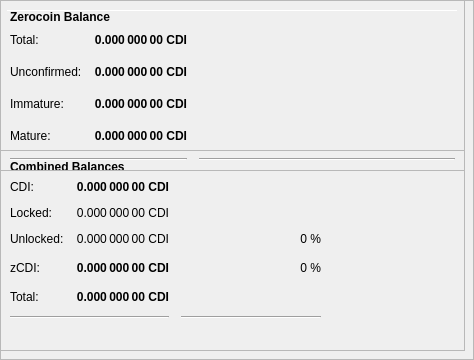
        <widget class="QFrame" name="frameObfuscation">
         <property name="minimumSize">
          <size>
           <width>0</width>
           <height>350</height>
          </size>
         </property>
         <property name="layoutDirection">
          <enum>Qt::LeftToRight</enum>
         </property>
         <property name="frameShape">
          <enum>QFrame::StyledPanel</enum>
         </property>
         <property name="frameShadow">
          <enum>QFrame::Raised</enum>
         </property>
         <widget class="QPushButton" name="runAutoDenom">
          <property name="geometry">
           <rect>
            <x>251</x>
            <y>17</y>
            <width>1</width>
            <height>1</height>
           </rect>
          </property>
          <property name="palette">
           <palette>
            <active>
             <colorrole role="WindowText">
              <brush brushstyle="SolidPattern">
               <color alpha="255">
                <red>0</red>
                <green>0</green>
                <blue>0</blue>
               </color>
              </brush>
             </colorrole>
             <colorrole role="Button">
              <brush brushstyle="SolidPattern">
               <color alpha="255">
                <red>239</red>
                <green>238</green>
                <blue>238</blue>
               </color>
              </brush>
             </colorrole>
             <colorrole role="Light">
              <brush brushstyle="SolidPattern">
               <color alpha="255">
                <red>255</red>
                <green>255</green>
                <blue>255</blue>
               </color>
              </brush>
             </colorrole>
             <colorrole role="Midlight">
              <brush brushstyle="SolidPattern">
               <color alpha="255">
                <red>247</red>
                <green>246</green>
                <blue>246</blue>
               </color>
              </brush>
             </colorrole>
             <colorrole role="Dark">
              <brush brushstyle="SolidPattern">
               <color alpha="255">
                <red>119</red>
                <green>119</green>
                <blue>119</blue>
               </color>
              </brush>
             </colorrole>
             <colorrole role="Mid">
              <brush brushstyle="SolidPattern">
               <color alpha="255">
                <red>159</red>
                <green>159</green>
                <blue>159</blue>
               </color>
              </brush>
             </colorrole>
             <colorrole role="Text">
              <brush brushstyle="SolidPattern">
               <color alpha="255">
                <red>0</red>
                <green>0</green>
                <blue>0</blue>
               </color>
              </brush>
             </colorrole>
             <colorrole role="BrightText">
              <brush brushstyle="SolidPattern">
               <color alpha="255">
                <red>255</red>
                <green>255</green>
                <blue>255</blue>
               </color>
              </brush>
             </colorrole>
             <colorrole role="ButtonText">
              <brush brushstyle="SolidPattern">
               <color alpha="255">
                <red>0</red>
                <green>0</green>
                <blue>0</blue>
               </color>
              </brush>
             </colorrole>
             <colorrole role="Base">
              <brush brushstyle="SolidPattern">
               <color alpha="255">
                <red>255</red>
                <green>255</green>
                <blue>255</blue>
               </color>
              </brush>
             </colorrole>
             <colorrole role="Window">
              <brush brushstyle="SolidPattern">
               <color alpha="255">
                <red>239</red>
                <green>238</green>
                <blue>238</blue>
               </color>
              </brush>
             </colorrole>
             <colorrole role="Shadow">
              <brush brushstyle="SolidPattern">
               <color alpha="255">
                <red>0</red>
                <green>0</green>
                <blue>0</blue>
               </color>
              </brush>
             </colorrole>
             <colorrole role="AlternateBase">
              <brush brushstyle="SolidPattern">
               <color alpha="255">
                <red>247</red>
                <green>246</green>
                <blue>246</blue>
               </color>
              </brush>
             </colorrole>
             <colorrole role="ToolTipBase">
              <brush brushstyle="SolidPattern">
               <color alpha="255">
                <red>255</red>
                <green>255</green>
                <blue>220</blue>
               </color>
              </brush>
             </colorrole>
             <colorrole role="ToolTipText">
              <brush brushstyle="SolidPattern">
               <color alpha="255">
                <red>0</red>
                <green>0</green>
                <blue>0</blue>
               </color>
              </brush>
             </colorrole>
            </active>
            <inactive>
             <colorrole role="WindowText">
              <brush brushstyle="SolidPattern">
               <color alpha="255">
                <red>0</red>
                <green>0</green>
                <blue>0</blue>
               </color>
              </brush>
             </colorrole>
             <colorrole role="Button">
              <brush brushstyle="SolidPattern">
               <color alpha="255">
                <red>239</red>
                <green>238</green>
                <blue>238</blue>
               </color>
              </brush>
             </colorrole>
             <colorrole role="Light">
              <brush brushstyle="SolidPattern">
               <color alpha="255">
                <red>255</red>
                <green>255</green>
                <blue>255</blue>
               </color>
              </brush>
             </colorrole>
             <colorrole role="Midlight">
              <brush brushstyle="SolidPattern">
               <color alpha="255">
                <red>247</red>
                <green>246</green>
                <blue>246</blue>
               </color>
              </brush>
             </colorrole>
             <colorrole role="Dark">
              <brush brushstyle="SolidPattern">
               <color alpha="255">
                <red>119</red>
                <green>119</green>
                <blue>119</blue>
               </color>
              </brush>
             </colorrole>
             <colorrole role="Mid">
              <brush brushstyle="SolidPattern">
               <color alpha="255">
                <red>159</red>
                <green>159</green>
                <blue>159</blue>
               </color>
              </brush>
             </colorrole>
             <colorrole role="Text">
              <brush brushstyle="SolidPattern">
               <color alpha="255">
                <red>0</red>
                <green>0</green>
                <blue>0</blue>
               </color>
              </brush>
             </colorrole>
             <colorrole role="BrightText">
              <brush brushstyle="SolidPattern">
               <color alpha="255">
                <red>255</red>
                <green>255</green>
                <blue>255</blue>
               </color>
              </brush>
             </colorrole>
             <colorrole role="ButtonText">
              <brush brushstyle="SolidPattern">
               <color alpha="255">
                <red>0</red>
                <green>0</green>
                <blue>0</blue>
               </color>
              </brush>
             </colorrole>
             <colorrole role="Base">
              <brush brushstyle="SolidPattern">
               <color alpha="255">
                <red>255</red>
                <green>255</green>
                <blue>255</blue>
               </color>
              </brush>
             </colorrole>
             <colorrole role="Window">
              <brush brushstyle="SolidPattern">
               <color alpha="255">
                <red>239</red>
                <green>238</green>
                <blue>238</blue>
               </color>
              </brush>
             </colorrole>
             <colorrole role="Shadow">
              <brush brushstyle="SolidPattern">
               <color alpha="255">
                <red>0</red>
                <green>0</green>
                <blue>0</blue>
               </color>
              </brush>
             </colorrole>
             <colorrole role="AlternateBase">
              <brush brushstyle="SolidPattern">
               <color alpha="255">
                <red>247</red>
                <green>246</green>
                <blue>246</blue>
               </color>
              </brush>
             </colorrole>
             <colorrole role="ToolTipBase">
              <brush brushstyle="SolidPattern">
               <color alpha="255">
                <red>255</red>
                <green>255</green>
                <blue>220</blue>
               </color>
              </brush>
             </colorrole>
             <colorrole role="ToolTipText">
              <brush brushstyle="SolidPattern">
               <color alpha="255">
                <red>0</red>
                <green>0</green>
                <blue>0</blue>
               </color>
              </brush>
             </colorrole>
            </inactive>
            <disabled>
             <colorrole role="WindowText">
              <brush brushstyle="SolidPattern">
               <color alpha="255">
                <red>119</red>
                <green>119</green>
                <blue>119</blue>
               </color>
              </brush>
             </colorrole>
             <colorrole role="Button">
              <brush brushstyle="SolidPattern">
               <color alpha="255">
                <red>239</red>
                <green>238</green>
                <blue>238</blue>
               </color>
              </brush>
             </colorrole>
             <colorrole role="Light">
              <brush brushstyle="SolidPattern">
               <color alpha="255">
                <red>255</red>
                <green>255</green>
                <blue>255</blue>
               </color>
              </brush>
             </colorrole>
             <colorrole role="Midlight">
              <brush brushstyle="SolidPattern">
               <color alpha="255">
                <red>247</red>
                <green>246</green>
                <blue>246</blue>
               </color>
              </brush>
             </colorrole>
             <colorrole role="Dark">
              <brush brushstyle="SolidPattern">
               <color alpha="255">
                <red>119</red>
                <green>119</green>
                <blue>119</blue>
               </color>
              </brush>
             </colorrole>
             <colorrole role="Mid">
              <brush brushstyle="SolidPattern">
               <color alpha="255">
                <red>159</red>
                <green>159</green>
                <blue>159</blue>
               </color>
              </brush>
             </colorrole>
             <colorrole role="Text">
              <brush brushstyle="SolidPattern">
               <color alpha="255">
                <red>119</red>
                <green>119</green>
                <blue>119</blue>
               </color>
              </brush>
             </colorrole>
             <colorrole role="BrightText">
              <brush brushstyle="SolidPattern">
               <color alpha="255">
                <red>255</red>
                <green>255</green>
                <blue>255</blue>
               </color>
              </brush>
             </colorrole>
             <colorrole role="ButtonText">
              <brush brushstyle="SolidPattern">
               <color alpha="255">
                <red>119</red>
                <green>119</green>
                <blue>119</blue>
               </color>
              </brush>
             </colorrole>
             <colorrole role="Base">
              <brush brushstyle="SolidPattern">
               <color alpha="255">
                <red>239</red>
                <green>238</green>
                <blue>238</blue>
               </color>
              </brush>
             </colorrole>
             <colorrole role="Window">
              <brush brushstyle="SolidPattern">
               <color alpha="255">
                <red>239</red>
                <green>238</green>
                <blue>238</blue>
               </color>
              </brush>
             </colorrole>
             <colorrole role="Shadow">
              <brush brushstyle="SolidPattern">
               <color alpha="255">
                <red>0</red>
                <green>0</green>
                <blue>0</blue>
               </color>
              </brush>
             </colorrole>
             <colorrole role="AlternateBase">
              <brush brushstyle="SolidPattern">
               <color alpha="255">
                <red>239</red>
                <green>238</green>
                <blue>238</blue>
               </color>
              </brush>
             </colorrole>
             <colorrole role="ToolTipBase">
              <brush brushstyle="SolidPattern">
               <color alpha="255">
                <red>255</red>
                <green>255</green>
                <blue>220</blue>
               </color>
              </brush>
             </colorrole>
             <colorrole role="ToolTipText">
              <brush brushstyle="SolidPattern">
               <color alpha="255">
                <red>0</red>
                <green>0</green>
                <blue>0</blue>
               </color>
              </brush>
             </colorrole>
            </disabled>
           </palette>
          </property>
          <property name="focusPolicy">
           <enum>Qt::NoFocus</enum>
          </property>
          <property name="autoFillBackground">
           <bool>true</bool>
          </property>
          <property name="text">
           <string/>
          </property>
          <property name="flat">
           <bool>true</bool>
          </property>
         </widget>
         <widget class="Line" name="line">
          <property name="geometry">
           <rect>
            <x>7</x>
            <y>10</y>
            <width>451</width>
            <height>1</height>
           </rect>
          </property>
          <property name="orientation">
           <enum>Qt::Horizontal</enum>
          </property>
         </widget>
         <widget class="QFrame" name="frame_3">
          <property name="geometry">
           <rect>
            <x>0</x>
            <y>150</y>
            <width>465</width>
            <height>201</height>
           </rect>
          </property>
          <property name="frameShape">
           <enum>QFrame::StyledPanel</enum>
          </property>
          <property name="frameShadow">
           <enum>QFrame::Raised</enum>
          </property>
          <layout class="QVBoxLayout" name="verticalLayout_5">
           <item>
            <layout class="QHBoxLayout" name="horizontalLayout_5" stretch="0">
             <item>
              <widget class="QLabel" name="label_5z">
               <property name="maximumSize">
                <size>
                 <width>16777215</width>
                 <height>20</height>
                </size>
               </property>
               <property name="font">
                <font>
                 <weight>75</weight>
                 <bold>true</bold>
                </font>
               </property>
               <property name="toolTip">
                <string>Combined Balances (including unconfirmed and immature coins)</string>
               </property>
               <property name="text">
                <string>&lt;html&gt;&lt;head/&gt;&lt;body&gt;&lt;p&gt;Combined Balances&lt;/p&gt;&lt;/body&gt;&lt;/html&gt;</string>
               </property>
              </widget>
             </item>
            </layout>
           </item>
           <item>
            <layout class="QGridLayout" name="gridLayout_3">
             <property name="spacing">
              <number>12</number>
             </property>
             <item row="7" column="0" colspan="2">
              <widget class="Line" name="lineSpendableBalance_3">
               <property name="orientation">
                <enum>Qt::Horizontal</enum>
               </property>
              </widget>
             </item>
             <item row="7" column="2">
              <widget class="Line" name="lineWatchBalance_3">
               <property name="sizePolicy">
                <sizepolicy hsizetype="Preferred" vsizetype="Fixed">
                 <horstretch>0</horstretch>
                 <verstretch>0</verstretch>
                </sizepolicy>
               </property>
               <property name="minimumSize">
                <size>
                 <width>140</width>
                 <height>0</height>
                </size>
               </property>
               <property name="orientation">
                <enum>Qt::Horizontal</enum>
               </property>
              </widget>
             </item>
             <item row="4" column="1">
              <widget class="QLabel" name="labelzBalancez">
               <property name="font">
                <font>
                 <weight>75</weight>
                 <bold>true</bold>
                </font>
               </property>
               <property name="cursor">
                <cursorShape>IBeamCursor</cursorShape>
               </property>
               <property name="toolTip">
                <string>Total of transactions that have yet to be confirmed, and do not yet count toward the spendable balance</string>
               </property>
               <property name="text">
                <string notr="true">0.000 000 00 CDI</string>
               </property>
               <property name="alignment">
                <set>Qt::AlignRight|Qt::AlignTrailing|Qt::AlignVCenter</set>
               </property>
               <property name="textInteractionFlags">
                <set>Qt::LinksAccessibleByMouse|Qt::TextSelectableByKeyboard|Qt::TextSelectableByMouse</set>
               </property>
              </widget>
             </item>
             <item row="6" column="1">
              <widget class="QLabel" name="labelTotalz">
               <property name="font">
                <font>
                 <weight>75</weight>
                 <bold>true</bold>
                </font>
               </property>
               <property name="cursor">
                <cursorShape>IBeamCursor</cursorShape>
               </property>
               <property name="toolTip">
                <string>Total Balance, including unconfirmed and immature coins.</string>
               </property>
               <property name="text">
                <string notr="true">0.000 000 00 CDI</string>
               </property>
               <property name="alignment">
                <set>Qt::AlignRight|Qt::AlignTrailing|Qt::AlignVCenter</set>
               </property>
               <property name="textInteractionFlags">
                <set>Qt::LinksAccessibleByMouse|Qt::TextSelectableByKeyboard|Qt::TextSelectableByMouse</set>
               </property>
              </widget>
             </item>
             <item row="4" column="3">
              <spacer name="horizontalSpacer_6">
               <property name="orientation">
                <enum>Qt::Horizontal</enum>
               </property>
               <property name="sizeHint" stdset="0">
                <size>
                 <width>40</width>
                 <height>20</height>
                </size>
               </property>
              </spacer>
             </item>
             <item row="6" column="0">
              <widget class="QLabel" name="labelTotalTextz">
               <property name="text">
                <string>Total:</string>
               </property>
              </widget>
             </item>
             <item row="1" column="0">
              <widget class="QLabel" name="labelBalanceTextz">
               <property name="text">
                <string>CDI:</string>
               </property>
              </widget>
             </item>
             <item row="1" column="1">
              <widget class="QLabel" name="labelBalancez">
               <property name="font">
                <font>
                 <weight>75</weight>
                 <bold>true</bold>
                </font>
               </property>
               <property name="cursor">
                <cursorShape>IBeamCursor</cursorShape>
               </property>
               <property name="toolTip">
                <string>Your current spendable balance</string>
               </property>
               <property name="text">
                <string notr="true">0.000 000 00 CDI</string>
               </property>
               <property name="alignment">
                <set>Qt::AlignRight|Qt::AlignTrailing|Qt::AlignVCenter</set>
               </property>
               <property name="textInteractionFlags">
                <set>Qt::LinksAccessibleByMouse|Qt::TextSelectableByKeyboard|Qt::TextSelectableByMouse</set>
               </property>
              </widget>
             </item>
             <item row="4" column="0">
              <widget class="QLabel" name="labelzBalanceTextz">
               <property name="toolTip">
                <string/>
               </property>
               <property name="text">
                <string>zCDI:</string>
               </property>
              </widget>
             </item>
             <item row="4" column="2">
              <widget class="QLabel" name="labelzCDIPercent">
               <property name="toolTip">
                <string>Current percentage of zCDI.
If AutoMint is enabled this percentage will settle around the configured AutoMint percentage (default = 10%)</string>
               </property>
               <property name="text">
                <string>0 %</string>
               </property>
               <property name="alignment">
                <set>Qt::AlignRight|Qt::AlignTrailing|Qt::AlignVCenter</set>
               </property>
              </widget>
             </item>
             <item row="6" column="2">
              <widget class="QLabel" name="label100Percent">
               <property name="text">
                <string/>
               </property>
               <property name="alignment">
                <set>Qt::AlignRight|Qt::AlignTrailing|Qt::AlignVCenter</set>
               </property>
              </widget>
             </item>
             <item row="2" column="1">
              <widget class="QLabel" name="labelLockedBalance">
               <property name="toolTip">
                <string>Locked CDI or Masternode collaterals. These are excluded from zCDI minting.</string>
               </property>
               <property name="text">
                <string>0.000 000 00 CDI</string>
               </property>
               <property name="alignment">
                <set>Qt::AlignRight|Qt::AlignTrailing|Qt::AlignVCenter</set>
               </property>
              </widget>
             </item>
             <item row="2" column="0">
              <widget class="QLabel" name="labelLockedBalanceText">
               <property name="toolTip">
                <string>Locked CDI or Masternode collaterals. These are excluded from zCDI minting.</string>
               </property>
               <property name="text">
                <string>Locked:</string>
               </property>
              </widget>
             </item>
             <item row="3" column="0">
              <widget class="QLabel" name="labelUnLockedBalanceText">
               <property name="toolTip">
                <string>Unlocked CDIs. These can be used for zCDI minting.</string>
               </property>
               <property name="text">
                <string>Unlocked:</string>
               </property>
              </widget>
             </item>
             <item row="3" column="1">
              <widget class="QLabel" name="labelUnLockedBalance">
               <property name="toolTip">
                <string>Unlocked CDIs. These can be used for zCDI minting.</string>
               </property>
               <property name="text">
                <string>0.000 000 00 CDI</string>
               </property>
               <property name="alignment">
                <set>Qt::AlignRight|Qt::AlignTrailing|Qt::AlignVCenter</set>
               </property>
              </widget>
             </item>
             <item row="3" column="2">
              <widget class="QLabel" name="labelCDIPercent">
               <property name="text">
                <string>0 %</string>
               </property>
               <property name="alignment">
                <set>Qt::AlignRight|Qt::AlignTrailing|Qt::AlignVCenter</set>
               </property>
              </widget>
             </item>
            </layout>
           </item>
           <item>
            <spacer name="verticalSpacer">
             <property name="orientation">
              <enum>Qt::Vertical</enum>
             </property>
             <property name="sizeHint" stdset="0">
              <size>
               <width>20</width>
               <height>40</height>
              </size>
             </property>
            </spacer>
           </item>
          </layout>
         </widget>
         <widget class="QFrame" name="frame_4">
          <property name="geometry">
           <rect>
            <x>0</x>
            <y>0</y>
            <width>465</width>
            <height>171</height>
           </rect>
          </property>
          <property name="frameShape">
           <enum>QFrame::StyledPanel</enum>
          </property>
          <property name="frameShadow">
           <enum>QFrame::Raised</enum>
          </property>
          <layout class="QVBoxLayout" name="verticalLayout_7">
           <item>
            <layout class="QHBoxLayout" name="horizontalLayout_8" stretch="0">
             <item>
              <widget class="QLabel" name="label_5z_3">
               <property name="maximumSize">
                <size>
                 <width>16777215</width>
                 <height>20</height>
                </size>
               </property>
               <property name="font">
                <font>
                 <weight>75</weight>
                 <bold>true</bold>
                </font>
               </property>
               <property name="text">
                <string>Zerocoin Balance</string>
               </property>
              </widget>
             </item>
            </layout>
           </item>
           <item>
            <layout class="QGridLayout" name="gridLayout_5">
             <property name="spacing">
              <number>12</number>
             </property>
             <item row="4" column="0">
              <widget class="QLabel" name="labelzBalanceMatureText">
               <property name="toolTip">
                <string>Mature: more than 20 confirmation and more than 3 mints of the same denomination after it was minted.
These zCDI are spendable.</string>
               </property>
               <property name="text">
                <string>Mature:</string>
               </property>
              </widget>
             </item>
             <item row="5" column="0" colspan="2">
              <widget class="Line" name="lineSpendableBalance_5">
               <property name="orientation">
                <enum>Qt::Horizontal</enum>
               </property>
              </widget>
             </item>
             <item row="1" column="1">
              <widget class="QLabel" name="labelzBalance">
               <property name="font">
                <font>
                 <weight>75</weight>
                 <bold>true</bold>
                </font>
               </property>
               <property name="cursor">
                <cursorShape>IBeamCursor</cursorShape>
               </property>
               <property name="toolTip">
                <string>All available zCDI, unconfirmed and immature zCDI included.</string>
               </property>
               <property name="text">
                <string notr="true">0.000 000 00 CDI</string>
               </property>
               <property name="alignment">
                <set>Qt::AlignRight|Qt::AlignTrailing|Qt::AlignVCenter</set>
               </property>
               <property name="textInteractionFlags">
                <set>Qt::LinksAccessibleByMouse|Qt::TextSelectableByKeyboard|Qt::TextSelectableByMouse</set>
               </property>
              </widget>
             </item>
             <item row="5" column="2">
              <widget class="Line" name="lineWatchBalance_5">
               <property name="sizePolicy">
                <sizepolicy hsizetype="Preferred" vsizetype="Fixed">
                 <horstretch>0</horstretch>
                 <verstretch>0</verstretch>
                </sizepolicy>
               </property>
               <property name="minimumSize">
                <size>
                 <width>140</width>
                 <height>0</height>
                </size>
               </property>
               <property name="orientation">
                <enum>Qt::Horizontal</enum>
               </property>
              </widget>
             </item>
             <item row="1" column="0">
              <widget class="QLabel" name="labelzBalanceText">
               <property name="toolTip">
                <string>All available zCDI, unconfirmed and immature zCDI included.</string>
               </property>
               <property name="text">
                <string>Total:</string>
               </property>
              </widget>
             </item>
             <item row="1" column="2">
              <spacer name="horizontalSpacer_8">
               <property name="orientation">
                <enum>Qt::Horizontal</enum>
               </property>
               <property name="sizeHint" stdset="0">
                <size>
                 <width>40</width>
                 <height>20</height>
                </size>
               </property>
              </spacer>
             </item>
             <item row="4" column="2">
              <spacer name="horizontalSpacer_4">
               <property name="orientation">
                <enum>Qt::Horizontal</enum>
               </property>
               <property name="sizeHint" stdset="0">
                <size>
                 <width>40</width>
                 <height>20</height>
                </size>
               </property>
              </spacer>
             </item>
             <item row="4" column="1">
              <widget class="QLabel" name="labelzBalanceMature">
               <property name="font">
                <font>
                 <weight>75</weight>
                 <bold>true</bold>
                </font>
               </property>
               <property name="toolTip">
                <string>Mature: more than 20 confirmation and more than 3 mints of the same denomination after it was minted.
These zCDI are spendable.</string>
               </property>
               <property name="text">
                <string>0.000 000 00 CDI</string>
               </property>
               <property name="alignment">
                <set>Qt::AlignRight|Qt::AlignTrailing|Qt::AlignVCenter</set>
               </property>
              </widget>
             </item>
             <item row="2" column="0">
              <widget class="QLabel" name="labelzBalanceUnconfirmedText">
               <property name="toolTip">
                <string>Unconfirmed: less than 20 confirmations
Immature: confirmed, but less than 3 mints of the same denomination after it was minted</string>
               </property>
               <property name="text">
                <string>Unconfirmed:</string>
               </property>
              </widget>
             </item>
             <item row="2" column="1">
              <widget class="QLabel" name="labelzBalanceUnconfirmed">
               <property name="font">
                <font>
                 <weight>75</weight>
                 <bold>true</bold>
                </font>
               </property>
               <property name="toolTip">
                <string>Unconfirmed: less than 20 confirmations
Immature: confirmed, but less than 3 mints of the same denomination after it was minted</string>
               </property>
               <property name="text">
                <string>0.000 000 00 CDI</string>
               </property>
               <property name="alignment">
                <set>Qt::AlignRight|Qt::AlignTrailing|Qt::AlignVCenter</set>
               </property>
              </widget>
             </item>
             <item row="2" column="2">
              <spacer name="horizontalSpacer_5">
               <property name="orientation">
                <enum>Qt::Horizontal</enum>
               </property>
               <property name="sizeHint" stdset="0">
                <size>
                 <width>40</width>
                 <height>20</height>
                </size>
               </property>
              </spacer>
             </item>
             <item row="3" column="0">
              <widget class="QLabel" name="labelzBalanceImmatureText">
               <property name="toolTip">
                <string>Unconfirmed: less than 20 confirmations
Immature: confirmed, but less than 3 mints of the same denomination after it was minted</string>
               </property>
               <property name="text">
                <string>Immature:</string>
               </property>
              </widget>
             </item>
             <item row="3" column="1">
              <widget class="QLabel" name="labelzBalanceImmature">
               <property name="font">
                <font>
                 <weight>75</weight>
                 <bold>true</bold>
                </font>
               </property>
               <property name="toolTip">
                <string>Unconfirmed: less than 20 confirmations
Immature: confirmed, but less than 3 mints of the same denomination after it was minted</string>
               </property>
               <property name="text">
                <string>0.000 000 00 CDI</string>
               </property>
               <property name="alignment">
                <set>Qt::AlignRight|Qt::AlignTrailing|Qt::AlignVCenter</set>
               </property>
              </widget>
             </item>
             <item row="3" column="2">
              <spacer name="horizontalSpacer_7">
               <property name="orientation">
                <enum>Qt::Horizontal</enum>
               </property>
               <property name="sizeHint" stdset="0">
                <size>
                 <width>40</width>
                 <height>20</height>
                </size>
               </property>
              </spacer>
             </item>
            </layout>
           </item>
          </layout>
         </widget>
        </widget>
